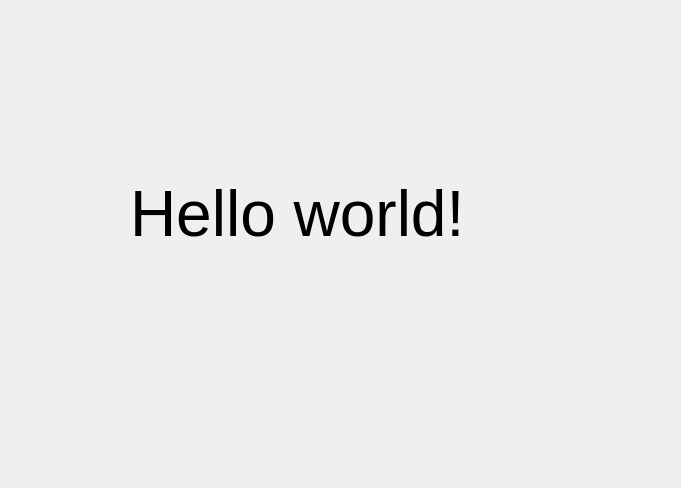
<?xml version="1.0" encoding="UTF-8"?>
<ui version="4.0">
 <class>SecondWindow</class>
 <widget class="QDialog" name="SecondWindow">
  <property name="geometry">
   <rect>
    <x>0</x>
    <y>0</y>
    <width>681</width>
    <height>488</height>
   </rect>
  </property>
  <property name="windowTitle">
   <string>Dialog</string>
  </property>
  <widget class="QLabel" name="label">
   <property name="geometry">
    <rect>
     <x>130</x>
     <y>160</y>
     <width>428</width>
     <height>107</height>
    </rect>
   </property>
   <property name="font">
    <font>
     <pointsize>48</pointsize>
    </font>
   </property>
   <property name="text">
    <string>Hello world!</string>
   </property>
  </widget>
 </widget>
 <resources/>
 <connections/>
</ui>
